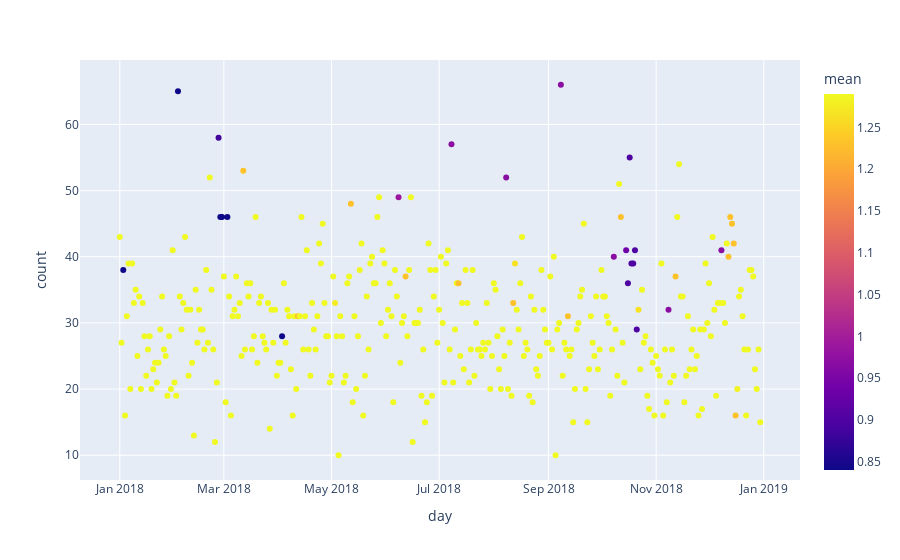

Here is the notebook cell this chart was saved with:
### Code cell
purchases = filtered_transactions.groupby("day").describe()["purchase_price"]

import plotly.express as px

fig = px.scatter(purchases, y="count", x=purchases.index, color="mean")
fig.show()

### Figure 1 — Plotly figure (JSON) as saved in the notebook; plotly's stock layout.template omitted (floating-point values rounded to 4 significant figures; data arrays with more than 128 entries replaced by an {"elided": "..."} marker saying what was removed)
{"data": [{"hovertemplate": "day=%{x}<br>count=%{y}<br>mean=%{marker.color}<extra></extra>", "legendgroup": "", "marker": {"color": {"elided": "364 float values"}, "coloraxis": "coloraxis", "symbol": "circle"}, "mode": "markers", "name": "", "orientation": "v", "showlegend": false, "type": "scatter", "x": {"elided": "364 str values"}, "xaxis": "x", "y": {"elided": "364 int values"}, "yaxis": "y"}], "layout": {"coloraxis": {"colorbar": {"title": {"text": "mean"}}, "colorscale": [[0, "#0d0887"], [0.1111, "#46039f"], [0.2222, "#7201a8"], [0.3333, "#9c179e"], [0.4444, "#bd3786"], [0.5556, "#d8576b"], [0.6667, "#ed7953"], [0.7778, "#fb9f3a"], [0.8889, "#fdca26"], [1, "#f0f921"]]}, "legend": {"tracegroupgap": 0}, "margin": {"t": 60}, "xaxis": {"anchor": "y", "domain": [0, 1], "title": {"text": "day"}}, "yaxis": {"anchor": "x", "domain": [0, 1], "title": {"text": "count"}}}}
